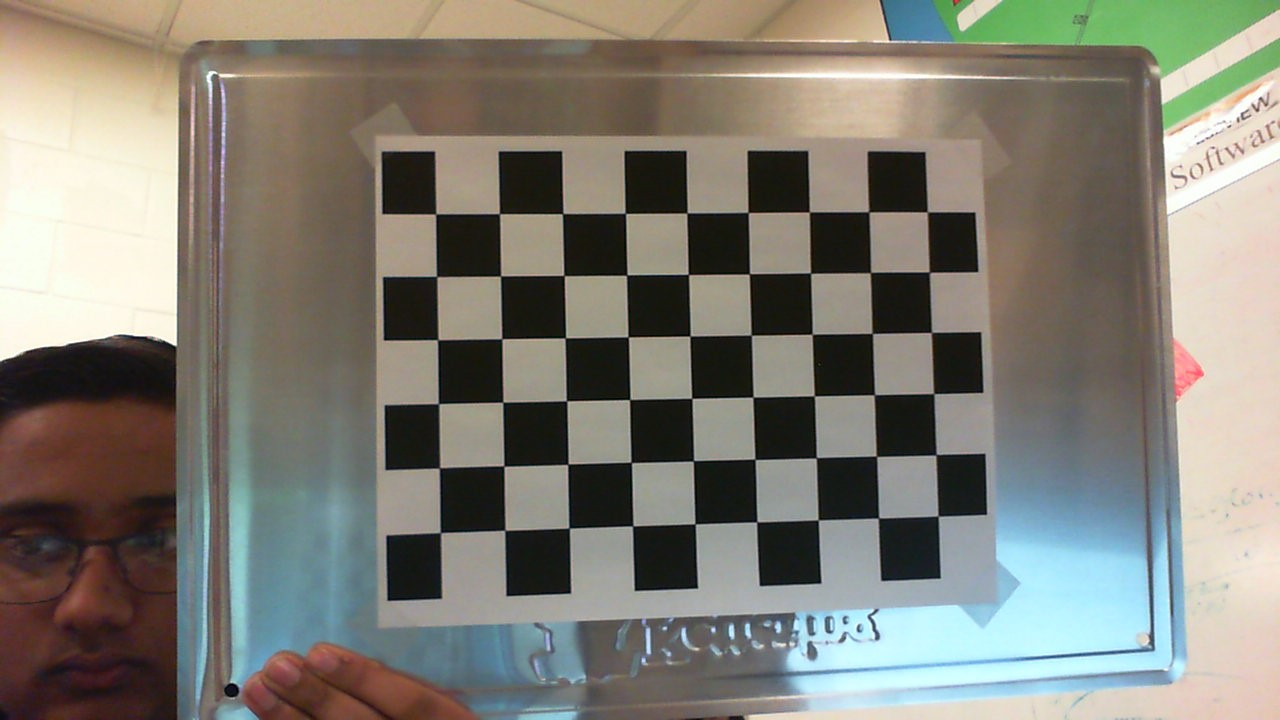
#> input picture Pictures/WIN_20190118_18_39_30_Pro.jpg, 1280 x 720 px
$ python CameraCalibration.py Pictures/WIN_20190118_18_39_30_Pro.jpg
#> lines starting #> are read from the running program, lines starting #| are printed output that depends on the picture; after the words box and inside, x2 and y2 are one past the last pixel; in counts of white or black regions, pixels touching at a corner belong together; long printed decimals are rounded
import cv2
import numpy
import os.path
import math
import glob


class CameraCalibration(object):
    """Calibrates a distorted camera"""

    def __init__(self):
        # number of inside corners in the chessboard (height and width)
        self.checkerboard_height = 9
        self.checkerboard_width = 6

        # size of chessboard square in physical units
        self.square_size = 1.0

        self.shape = None
        return

    def calibrateCamera(self, images, output_dir=None):
        '''Calculates the distortion co-efficients'''

        # termination criteria
        criteria = (cv2.TERM_CRITERIA_EPS + cv2.TERM_CRITERIA_MAX_ITER, 30, 0.001)

        # prepare object points, like (0,0,0), (1,0,0), (2,0,0) ....,(6,5,0)
        objp = numpy.zeros((self.checkerboard_height * self.checkerboard_width, 3), numpy.float32)
        objp[:, :2] = numpy.mgrid[0:self.checkerboard_width, 0:self.checkerboard_height].T.reshape(-1, 2)

        # calibrate coordinates to the physical size of the square
        objp *= self.square_size

        # Arrays to store object points and image points from all the images.
        objpoints = []          # 3d point in real world space
        imgpoints = []          # 2d points in image plane.

        for fname in images:
            print('Processing file', fname)
            img = cv2.imread(fname)
#> img is the input picture: shape (720, 1280, 3); mean B, G, R 116.9, 126.7, 129.4

            if img is None:
                print("ERROR: Unable to read file", fname)
                continue
            self.shape = img.shape

            gray = cv2.cvtColor(img, cv2.COLOR_BGR2GRAY)
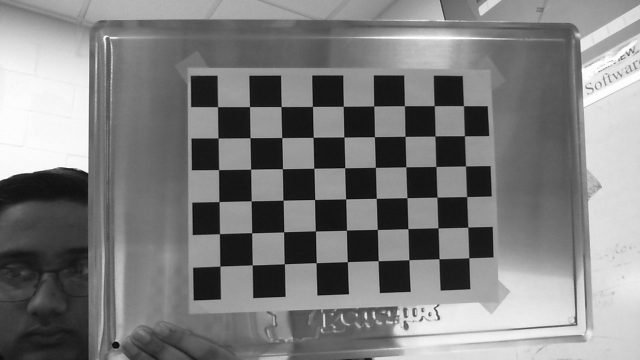
#> gray: shape (720, 1280) (shown at 1/2 size); min 0, max 255, mean 126.4

            # Find the chess board corners
            ret, corners = cv2.findChessboardCorners(gray, (self.checkerboard_width, self.checkerboard_height), None)
#> ret = True; corners = 54 rows, first 8: [440.6, 532.6], [439.3, 467.8], [438.5, 403.7], [437.6, 339.7], [436.9, 276.5], [435.6, 214.2], [505, 530.1], [503.9, 466]

            # If found, add object points, image points (after refining them)
            if ret:
                objpoints.append(objp)

                corners2 = cv2.cornerSubPix(gray, corners, (11, 11), (-1, -1), criteria)
#> corners2 = 54 rows, first 8: [440.4, 532.6], [439.4, 467.9], [438.5, 403.6], [437.7, 339.7], [436.6, 276.5], [435.7, 214], [504.9, 530.3], [503.9, 466.1]
                imgpoints.append(corners2)

                # Draw and display the corners
                img = cv2.drawChessboardCorners(img, (self.checkerboard_width, self.checkerboard_height), corners2, ret)
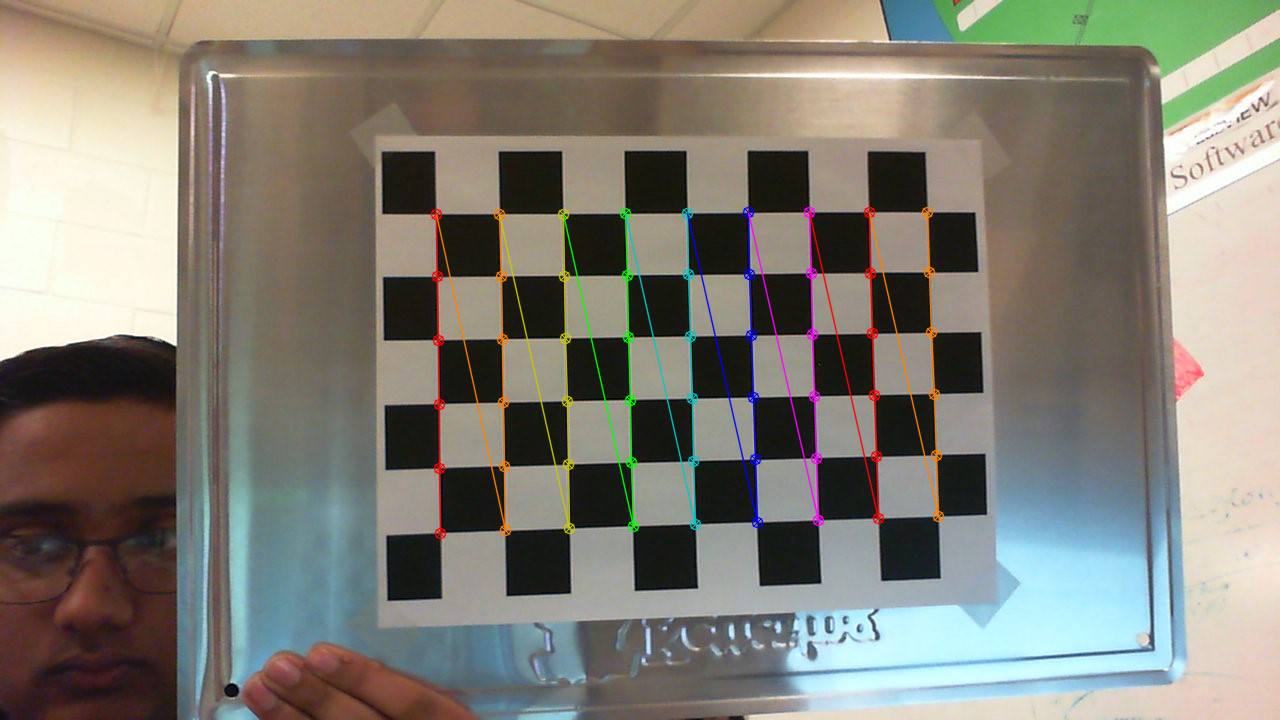
#> img: shape (720, 1280, 3); 2.2% of pixels changed, all inside (x1, y1, x2, y2) = (430, 206, 945, 540)
                cv2.imshow('img', img)
                if output_dir:
                    fullname = os.path.join(output_dir, os.path.basename(fname))
                    cv2.imwrite(fullname, img)

                cv2.waitKey(500)
            else:
                print(fname, 'failed')

        cv2.destroyAllWindows()

        if not objpoints:
            print("No useful images. Quitting...")
            return None

        print('Found {} useful images'.format(len(objpoints)))
        ret, mtx, dist, rvecs, tvecs = cv2.calibrateCamera(objpoints, imgpoints, gray.shape[::-1], None, None)
#> ret = 0.218; mtx = [[1342.4, 0, 472.7], [0, 1308.4, 280.6], [0, 0, 1]]; dist = [[0.185, -1.26, 0.000495, -0.00662, 3.44]]; rvecs = ([0.0609, -0.139, -1.58],); tvecs = ([-0.49, 3.93, 20.54],)

        return (ret, mtx.tolist(), dist.tolist(), rvecs, tvecs)


if __name__ == '__main__':
    import argparse
    import json

    parser = argparse.ArgumentParser(description='Calibration utility')
    parser.add_argument('--length', '-l', type=int, default=9, help='Length of checkerboard (number of corners)')
    parser.add_argument('--width', '-w', type=int, default=6, help='Width of checkerboard (number of corners)')
    parser.add_argument('--size', '-s', type=float, default=1.0, help='Size of square')
    parser.add_argument('--output', '-o', nargs=1, help="Save the distortion constants to json file")
    parser.add_argument('--output-images', nargs=1, help="Save processed images to directory")
    parser.add_argument('input_files', nargs='+', help='input files')

    args = parser.parse_args()

    calibrate = CameraCalibration()
    calibrate.checkerboard_width = args.width
    calibrate.checkerboard_height = args.length
    calibrate.square_size = args.size

    output_dir = args.output_images[0] if args.output_images else None


    #images = glob.glob(r"C:\Users\Tejas\Documents\OpenCVPNP\Pictures\*.jpg")

	#ret, mtx, dist, rvecs, tvecs = calibrate.calibrateCamera(images, output_dir)

    ret, mtx, dist, rvecs, tvecs = calibrate.calibrateCamera(args.input_files, output_dir)
#> ret = 0.218; dist = [[0.185, -1.26, 0.000495, -0.00662, 3.44]]; rvecs = ([0.0609, -0.139, -1.58],); tvecs = ([-0.49, 3.93, 20.54],)
    print('reprojection error =', ret)
#| reprojection error = 0.2181
    print('image center = ({:.2f}, {:.2f})'.format(mtx[0][2], mtx[1][2]))
#| image center = (472.67, 280.60)

    fov_x = math.degrees(2.0 * math.atan(calibrate.shape[1] / 2.0 / mtx[0][0]))
#> fov_x = 50.98
    fov_y = math.degrees(2.0 * math.atan(calibrate.shape[0] / 2.0 / mtx[1][1]))
#> fov_y = 30.77
    print('FOV = ({:.2f}, {:.2f}) degrees'.format(fov_x, fov_y))
#| FOV = (50.98, 30.77) degrees

    print('mtx =', mtx)
#| mtx = [[1342.350, 0.0, 472.671], [0.0, 1308.413, 280.602], [0.0, 0.0, 1.0]]
    print('dist =', dist)
#| dist = [[0.1851, -1.257, 0.0004955, -0.006622, 3.443]]

    # If the command line argument was specified, save matrices to a file in JSON format
    if args.output:
        # Writing JSON data
        with open(args.output[0], 'w') as f:
            json.dump({"camera_matrix": mtx, "distortion": dist}, f)

$ run again, on Pictures/WIN_20190118_18_39_32_Pro.jpg
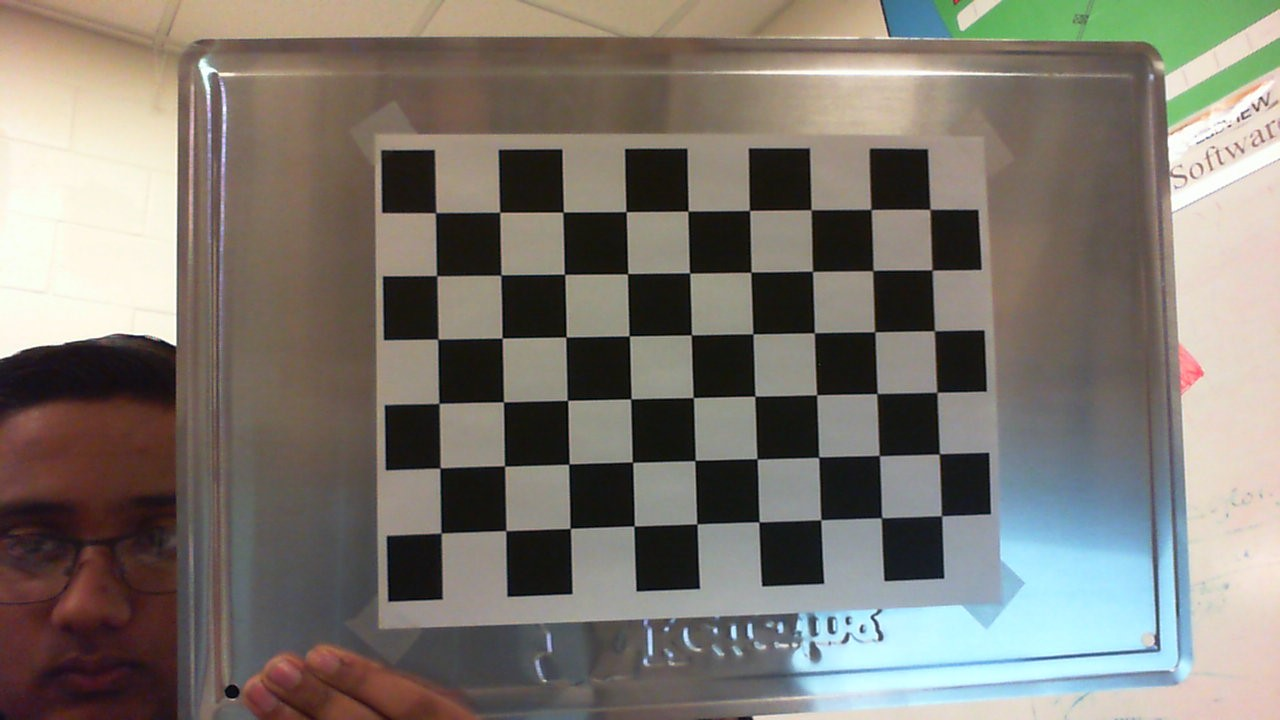
#> input picture Pictures/WIN_20190118_18_39_32_Pro.jpg, 1280 x 720 px
#> in calibrateCamera, img is the input picture: shape (720, 1280, 3); mean B, G, R 111.8, 119.9, 125.4
#> in calibrateCamera, `gray = cv2.cvtColor(img, cv2.COLOR_BGR2GRAY)`:
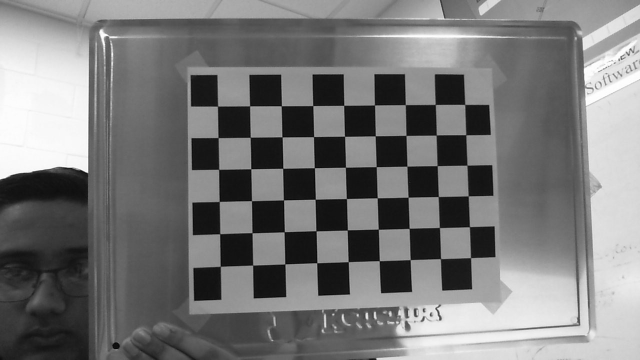
#> gray: shape (720, 1280) (shown at 1/2 size); min 0, max 255, mean 120.6
#> in calibrateCamera, `ret, corners = cv2.findChessboardCorners(gray, (self.checkerboard_widt..`: ret = True; corners = 54 rows, first 8: [441.2, 532.9], [440.2, 467.9], [438.9, 403.3], [437.8, 339.1], [436.7, 275.6], [435.8, 212.8], [505.9, 530.6], [504.6, 466]
#> corners2 = 54 rows, first 8: [441.1, 533], [440, 468], [439, 403.4], [437.9, 339.1], [436.7, 275.6], [435.6, 212.7], [505.9, 530.6], [504.5, 465.9]
#> in calibrateCamera, `img = cv2.drawChessboardCorners(img, (self.checkerboard_width, self.ch..`:
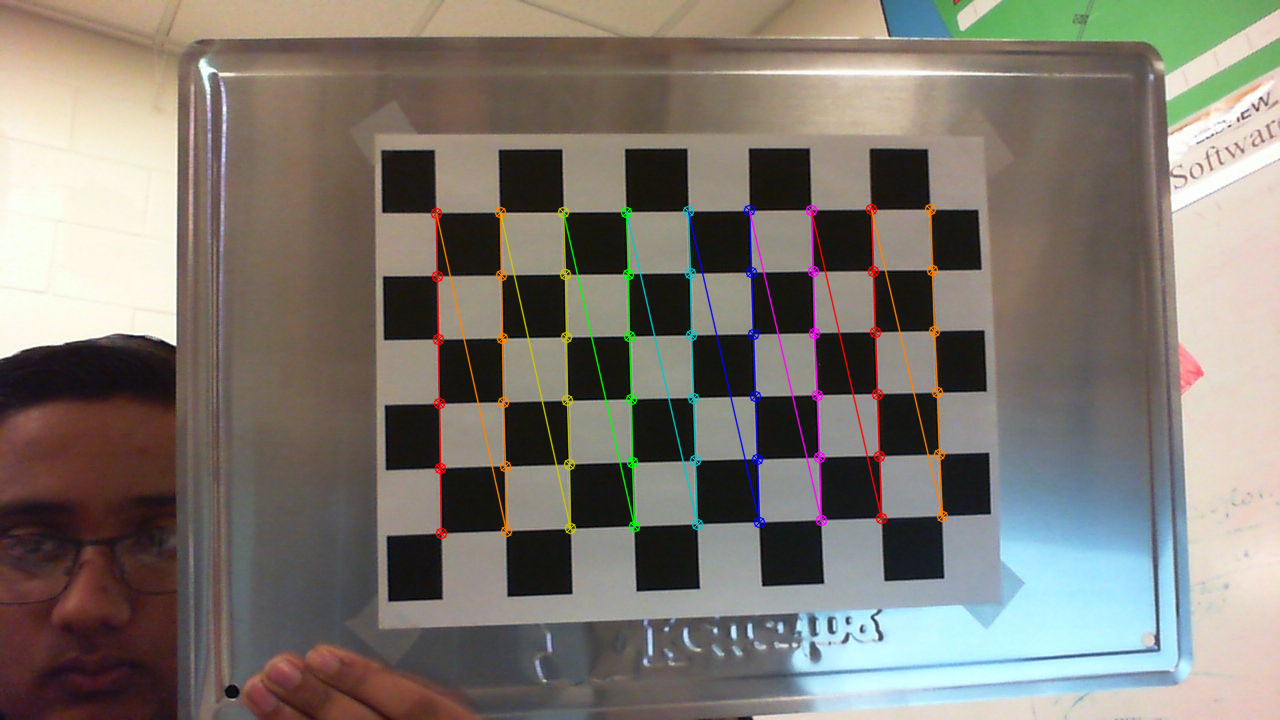
#> img: shape (720, 1280, 3); 2.21% of pixels changed, all inside (x1, y1, x2, y2) = (430, 203, 949, 540)
#> in calibrateCamera, `ret, mtx, dist, rvecs, tvecs = cv2.calibrateCamera(objpoints, imgpoint..`: ret = 0.215; mtx = [[1245.9, 0, 475.8], [0, 1218.9, 285], [0, 0, 1]]; dist = [[0.156, -0.928, 0.00101, -0.00493, 2.16]]; rvecs = ([0.053, -0.126, -1.58],); tvecs = ([-0.527, 3.85, 19.03],)
#> `ret, mtx, dist, rvecs, tvecs = calibrate.calibrateCamera(args.input_fi..`: ret = 0.215; mtx = [[1245.9, 0, 475.8], [0, 1218.9, 285], [0, 0, 1]]; dist = [[0.156, -0.928, 0.00101, -0.00493, 2.16]]; rvecs = ([0.053, -0.126, -1.58],); tvecs = ([-0.527, 3.85, 19.03],)
#| reprojection error = 0.2145
#| image center = (475.75, 284.98)
#> fov_x = 54.38
#> fov_y = 32.91
#| FOV = (54.38, 32.91) degrees
#| mtx = [[1245.863, 0.0, 475.751], [0.0, 1218.917, 284.981], [0.0, 0.0, 1.0]]
#| dist = [[0.1564, -0.9277, 0.001009, -0.004926, 2.161]]

$ run again, on Pictures/WIN_20190118_18_39_34_Pro.jpg
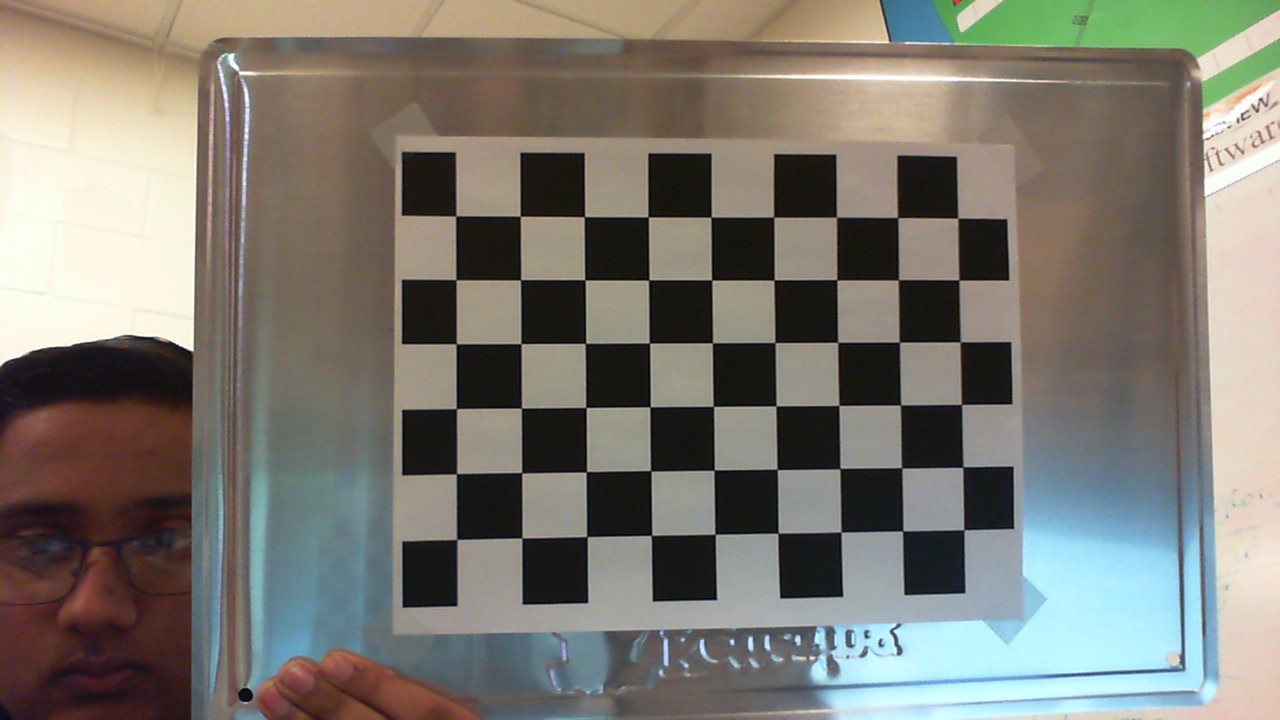
#> input picture Pictures/WIN_20190118_18_39_34_Pro.jpg, 1280 x 720 px
#> in calibrateCamera, img is the input picture: shape (720, 1280, 3); mean B, G, R 113.3, 121.8, 125.1
#> in calibrateCamera, `gray = cv2.cvtColor(img, cv2.COLOR_BGR2GRAY)`:
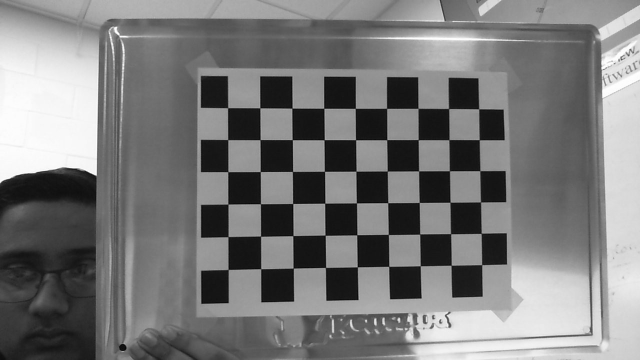
#> gray: shape (720, 1280) (shown at 1/2 size); min 0, max 255, mean 121.8
#> in calibrateCamera, `ret, corners = cv2.findChessboardCorners(gray, (self.checkerboard_widt..`: ret = True; corners = 54 rows, first 8: [456.8, 539.2], [456.6, 473.8], [456.4, 408.7], [456.3, 343.6], [456, 279.7], [456, 216.3], [522.1, 537.8], [521.8, 472.7]
#> corners2 = 54 rows, first 8: [456.8, 539.4], [456.5, 473.8], [456.4, 408.6], [456.2, 343.8], [456, 279.7], [455.9, 216], [522, 537.9], [521.7, 472.7]
#> in calibrateCamera, `img = cv2.drawChessboardCorners(img, (self.checkerboard_width, self.ch..`:
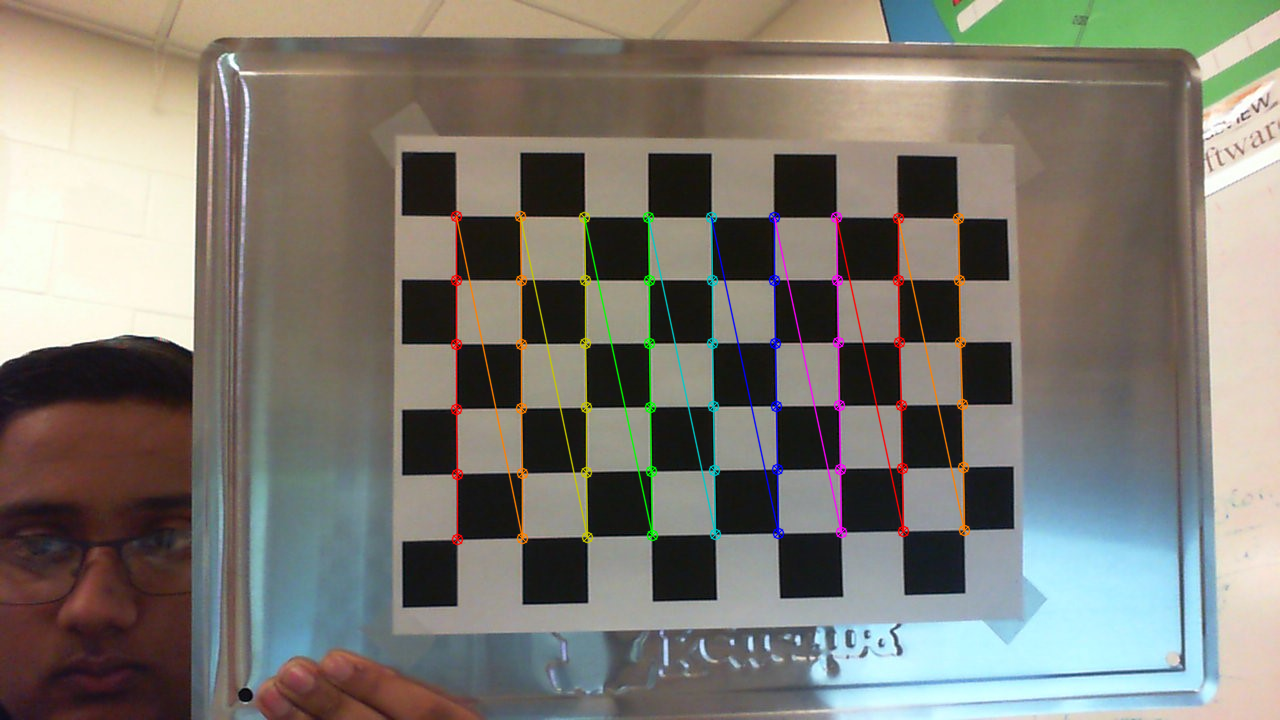
#> img: shape (720, 1280, 3); 2.23% of pixels changed, all inside (x1, y1, x2, y2) = (450, 210, 971, 546)
#> in calibrateCamera, `ret, mtx, dist, rvecs, tvecs = cv2.calibrateCamera(objpoints, imgpoint..`: ret = 0.214; mtx = [[1092.4, 0, 494.9], [0, 1074.8, 298.7], [0, 0, 1]]; dist = [[0.122, -0.534, 0.00166, -0.00198, 0.826]]; rvecs = ([0.0457, -0.0921, -1.57],); tvecs = ([-0.58, 3.71, 16.65],)
#> `ret, mtx, dist, rvecs, tvecs = calibrate.calibrateCamera(args.input_fi..`: ret = 0.214; dist = [[0.122, -0.534, 0.00166, -0.00198, 0.826]]; rvecs = ([0.0457, -0.0921, -1.57],); tvecs = ([-0.58, 3.71, 16.65],)
#| reprojection error = 0.2137
#| image center = (494.92, 298.66)
#> fov_x = 60.73
#> fov_y = 37.04
#| FOV = (60.73, 37.04) degrees
#| mtx = [[1092.374, 0.0, 494.917], [0.0, 1074.823, 298.657], [0.0, 0.0, 1.0]]
#| dist = [[0.1222, -0.5337, 0.001658, -0.001977, 0.8259]]
